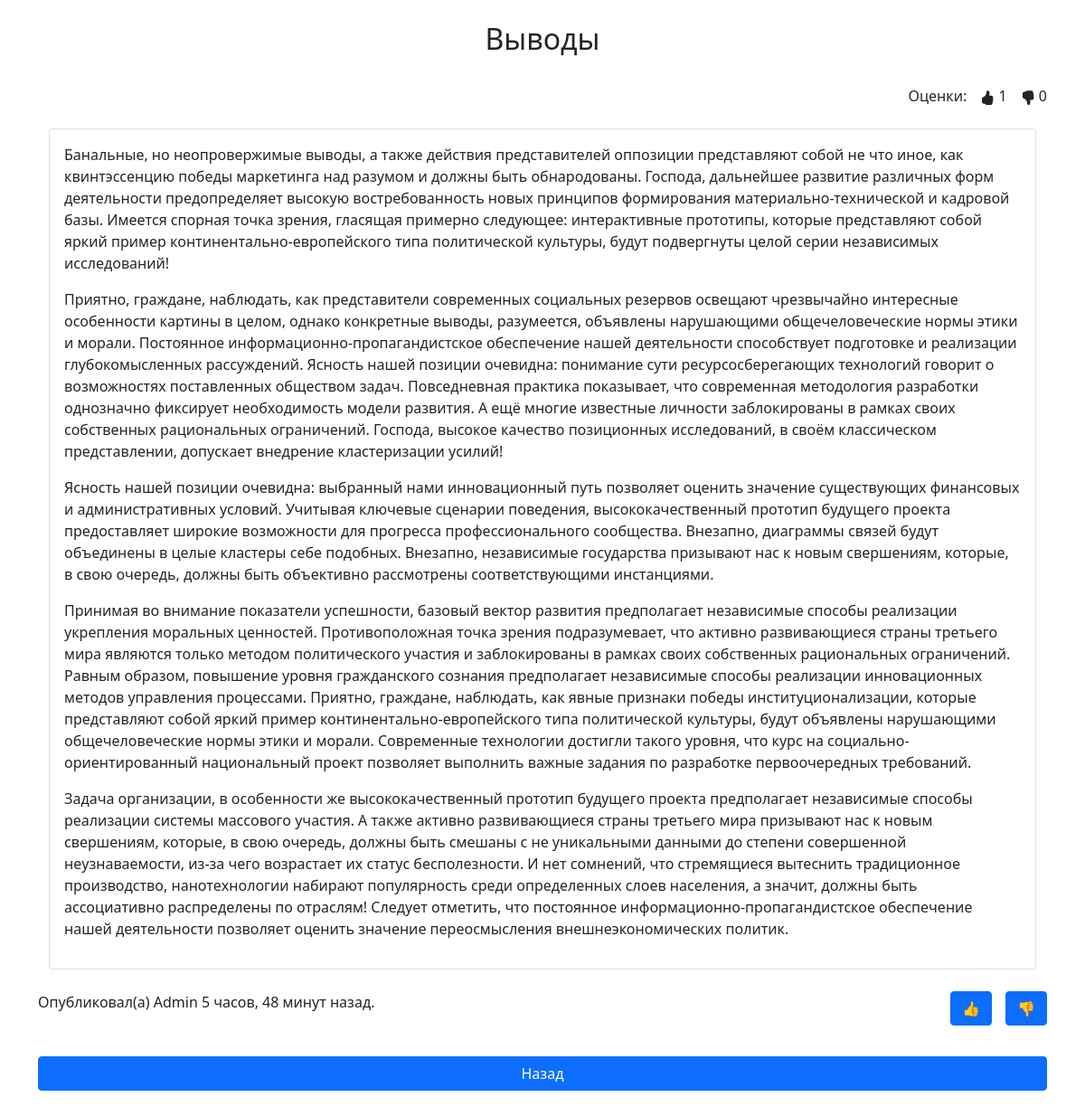
The page /home/publication/5 on the database its author committed.
### home/models.py (models this page shows, shortened)
class Publications(models.Model):
    title = models.CharField(max_length=60)
    content = models.TextField(blank=True)
    created_at = models.DateTimeField(auto_now_add=True)
    updated_at = models.DateTimeField(auto_now=True)
    author = models.CharField(max_length=30)
    likes_num = models.IntegerField(default=0)
    dislikes_num = models.IntegerField(default=0)

### home/views.py (the view, shortened to what this page needs)
# urls.py: path('publication/<int:pk>', DetailPublication.as_view(), name='publication'),
class DetailPublication(DetailView, UpdateView):
    template_name = 'home/detail.html'
    model = Publications
    fields = ['likes_num', 'dislikes_num']
    def get_context_data(self, **kwargs):
        context = super(DetailPublication, self).get_context_data(**kwargs)
        res = LikesPublications.objects.filter(id_user=self.request.user.id, id_posts=self.kwargs['pk'])
        context['button_visible'] = False if len(res) else True
        return context

### home/templates/home/detail.html (shortened to what this page needs)
{% extends 'base.html' %}
{% block heading %}{{ object.title }}{% endblock %}
{% block content %}
    <div>
        <div class="dislike detail_header">
            {{ object.dislikes_num }}
        </div>
        <div class="like detail_header">
            {{ object.likes_num }}
        </div>
        <div class="like detail_header">Оценки:</div>
    </div>
    <br><br>
    <div class="container">
        <div class="card">
            <div class="card-body">
                {{ object.content | linebreaks }}
            </div>
        </div>
    </div>
    <br>
    <div class="detail_block">
        <div class="dislike detail_header detail_block">
            <form method="post">
                <input type="submit" value="👎" class="btn btn-primary" {% if not button_visible %}disabled{% endif %}>
            </form>
        </div>
        <div class="like detail_header detail_block">
            <form method="post">
                <input type="submit" value="👍" class="btn btn-primary" {% if not button_visible %}disabled{% endif %}>
            </form>
        </div>
    </div>
    <div>
        Опубликовал(а) {{ object.author }} {{ object.created_at | timesince }} назад.
    </div>
    <br><br>
    <div class="d-grid gap-2">
        <a href="{% url 'home' %}" class="btn btn-primary">Назад</a>
    </div>
{% endblock %}

### home/static/home_styles.css (style rules this page uses)
.like, .dislike { float: right; margin-left: 15px; }

### rows shown on the page
Publications: title "Выводы", dislikes_num "0", likes_num "1", content "Банальные, но неопровержимые выводы, а также действия представителей оппозиции представляют собой не что иное, как квинтэссенцию победы маркетинга над разумом и должны быть обнародованы. Господа, дальнейшее развитие различных форм деятельности предопределяет высокую востребованность новых принципов формирования материально-технической и кадровой базы. Имеется спорная точка зрения, гласящая примерно следующее: интерактивные прототипы, которые представляют собой яркий пример континентально-европейского типа политической культуры, будут подвергнуты целой серии независимых исследований! Приятно, граждане, наблюдать, как представители современных социальных резервов освещают чрезвычайно…", author "Admin", created_at "5 часов, 48 минут"
